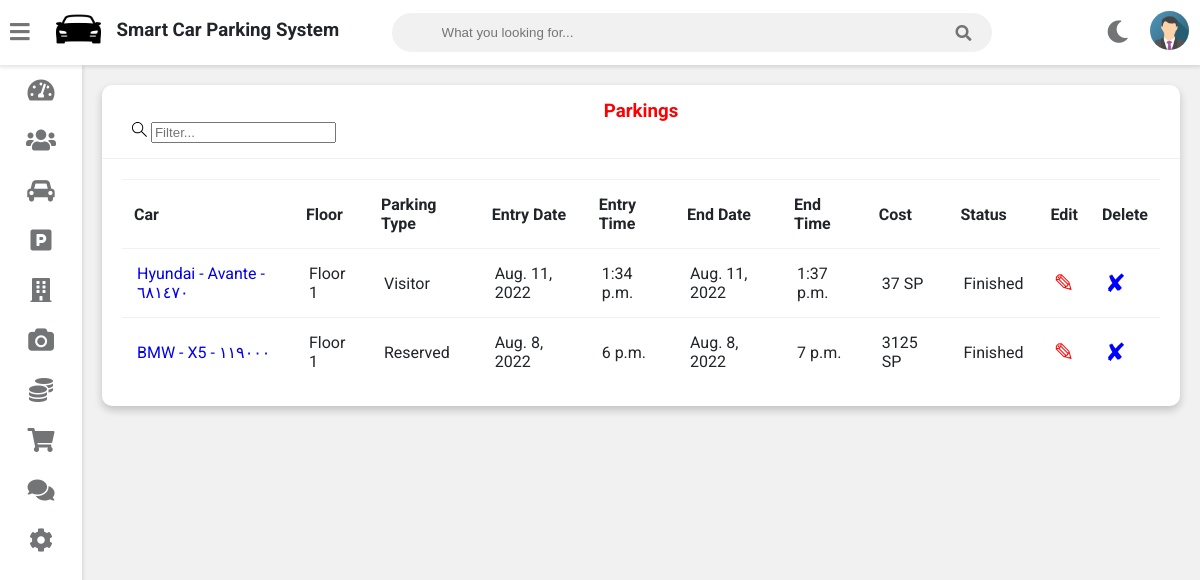
The app's page /park/view (signed in) with its own data.
### core/models.py (models this page shows, shortened)
class Parking(models.Model):
    car   = models.ForeignKey(Car, on_delete=models.SET_NULL, null=True)
    floor = models.ForeignKey(Floor, on_delete=models.SET_NULL, null=True, blank=True)
    PARKINGS_TYPES = (
        ('Visitor', 'Visitor'),
        ('Reserved', 'Reserved'),
    )
    parking_type = models.CharField(max_length=100, choices=PARKINGS_TYPES)
    entry_date = models.DateField()
    entry_time = models.TimeField()
    end_date   = models.DateField(null=True, blank=True)
    end_time   = models.TimeField(null=True, blank=True)
    cost       = models.IntegerField(null=True, blank=True)
    STATUS_CHOICES = (
        ('Pending', 'Pending'),
        ('Active', 'Active'),
        ('Finished', 'Finished')
    )
    status = models.CharField(max_length=100, choices=STATUS_CHOICES)
    class Meta:
        ordering = ['-entry_date']

class Car(models.Model):
    owner = models.ForeignKey(User, on_delete=models.SET_NULL, null=True, related_name='users')
    brand = models.ForeignKey(Brand, on_delete=models.SET_NULL, null=True)
    plate_number = models.CharField(max_length=100)
    color        = models.CharField(max_length=100)
    def __str__(self):
        return str(self.brand) + ' - ' + str(self.plate_number)

class Brand(models.Model):
    name  = models.CharField(max_length=200, null=False)
    model = models.CharField(max_length=200, null=True, blank=True)
    def __str__(self):
        return str(self.name) + ' - ' + str(self.model)

class Floor(models.Model):
    floor_number = models.IntegerField(null=True, blank=True)
    num_of_parks = models.IntegerField(null=True, blank=True)
    busy_parks   = models.IntegerField(null=False, default=0)
    is_free      = models.BooleanField(null=False, default=True)
    def __str__(self):
        return 'Floor '+str(self.floor_number)

### parkings/views.py (the view)
# urls.py: path('view', views.showParkings, name='show-parkings'),
@login_required
def showParkings(request):
    q = request.GET.get('q') if request.GET.get('q') != None else ''    # filtering value
    parkings = []
    if q is not '':
        splited_phrase = q.split()
        if splited_phrase[0] == 'floor':
            parkings = Parking.objects.filter(
                Q(floor__floor_number=splited_phrase[1])
            )
        else:
            parkings = Parking.objects.filter(
                Q(entry_date__contains=q) |
                Q(end_date__contains=q) |
                Q(car__brand__name__contains=q) |
                Q(parking_type__contains=q) |
                Q(status__contains=q)
            )
    else:
        parkings = Parking.objects.all()
    context = {'parkings': parkings}
    return render(request, 'parkings_list.html', context)

### parkings/templates/parkings_list.html (shortened to what this page needs)
{% extends 'vehicle/adminbase.html' %}
{% block content %}
<div class="wrapper">
  <div class="row">
    <div class="col-12 col-m-12 col-sm-12">
      <div class="card">
        <div class="card-header">
          <h3 style="color: red; text-align: center">
          Parkings
          </h3>
            <form action="{% url 'show-parkings' %}" method="GET" class="header__search">
              <label>
                <input name="q" placeholder="Filter..." />
              </label>
            </form>
        </div>
        <div class="card-content">
          <table>
            <thead>
              <tr>
                <th>Car</th>
                <th>Floor</th>
                <th>Parking Type</th>
                <th>Entry Date</th>
                <th>Entry Time</th>
                <th>End Date</th>
                <th>End Time</th>
                <th>Cost</th>
                <th>Status</th>
                <th>Edit</th>
                <th>Delete</th>
              </tr>
            </thead>
            <tbody>
        {% for parking in parkings %}
			  <tr>
        {% if parking.car != None %}
				<td><a href="{% url 'cars:car-details' parking.car.id %}" style="text-decoration: none;">{{ parking.car }}</a></td>
        {% else %}
        <td>- - - - -</td>
        {% endif %}
        {% if parking.floor != None %}
				<td>{{ parking.floor }}</td>
        {% else %}
        <td>- - - - -</td>
        {% endif %}
				<td>{{ parking.parking_type }}</td>
				<td>{{ parking.entry_date }}</td>
        <td>{{ parking.entry_time }}</td>
        {% if parking.end_date != None %}
				<td>{{ parking.end_date }}</td>
        {% else %}
        <td>- - - - - -</td>
        {% endif %}
				{% if parking.end_time != None %}
				<td>{{ parking.end_time }}</td>
        {% else %}
        <td>- - - - - -</td>
        {% endif %}
        {% if parking.cost != None %}
        <td>{{ parking.cost }} SP</td>
        {% else %}
        <td>- - - -</td>
        {% endif %}
        <td>{{ parking.status }}</td>
                <td>
                  <a href="{% url 'update-parking' parking.id  %}"
                     style="color: red; text-decoration: none; font-size: 25px">&#9998;</a>
                </td>
                <td>
					<a href="{% url 'delete-parking' parking.id %}"
                     style="color: blue; text-decoration: none; font-size: 25px">&#10008;</a>
                </td>
              </tr>
              {% endfor %}
            </tbody>
          </table>
        </div>
      </div>
    </div>
  </div>
  <br /><br /><br /><br /><br /><br /><br /><br /><br /><br /><br /><br /><br /><br /><br /><br />
</div>
{% endblock content %}

### templates/vehicle/adminbase.html (shortened to what this page needs)
<!DOCTYPE html>
{% load static %}
<html>
<head>
	<link rel="stylesheet" type="text/css" href="https://cdnjs.cloudflare.com/ajax/libs/Chart.js/2.9.3/Chart.min.css">
	<link rel="stylesheet" type="text/css" href="{% static 'fontawesome-free/css/all.min.css' %}">
	<link rel="stylesheet" href="{% static 'assets/fonts/font-awesome-4.7.0/css/font-awesome.min.css' %}">
	<link rel="stylesheet" type="text/css" href="{% static 'style.css' %}">
</head>
<body class="overlay-scrollbar">
	<div class="navbar">
		<ul class="navbar-nav">
			<li class="nav-item">
				<a class="nav-link">
					<i class="fas fa-bars" onclick="collapseSidebar()"></i>
				</a>
			</li>
			<li class="nav-item logo-icon">
				<img width="45rem" height="42rem" src="{% static 'images/car-icon.jpg' %}" />
			</li>
			<li class="nav-item">
				<h3>Smart Car Parking System</h3>
			</li>
		</ul>
		<form class="navbar-search">
			<input type="text" name="Search" class="navbar-search-input" placeholder="What you looking for...">
			<i class="fas fa-search"></i>
		</form>
		<ul class="navbar-nav nav-right">
			<li class="nav-item mode">
				<a class="nav-link" href="#" onclick="switchTheme()">
					<i class="fas fa-moon dark-icon"></i>
				</a>
			</li>
			<li class="nav-item avt-wrapper">
				<div class="avt dropdown">
					<img src="{% static 'images/admin.png' %}"
						 alt="User image"
						 class="dropdown-toggle"
						 data-toggle="user-menu">
				</div>
			</li>
		</ul>
	</div>
	<div class="sidebar">
		<ul class="sidebar-nav">
			<li class="sidebar-nav-item">
				<a href="/admin-dashboard" class="sidebar-nav-link">
					<div>
						<i class="fas fa-tachometer-alt"></i>
					</div>
				</a>
			</li>
			<li class="sidebar-nav-item">
				<a href="{% url 'manage-users' %}" class="sidebar-nav-link">
					<div>
						<i class="fas fa-users"></i>
					</div>
				</a>
			</li>
			<li class="sidebar-nav-item">
				<a href="{% url 'cars:cars-home' %}" class="sidebar-nav-link">
					<div>
						<i class="fa fa-car" style="font-size:24px"></i>
					</div>
				</a>
			</li>
			<li class="sidebar-nav-item">
				<a href="{% url 'parkings-home' %}" class="sidebar-nav-link">
					<div>
						<i class="fas fa-parking" style="font-size:24px"></i>
					</div>
				</a>
			</li>
			<li class="sidebar-nav-item">
				<a href="{% url 'floors-home' %}" class="sidebar-nav-link">
					<div>
						<i class="fas fa-building" style="font-size:24px"></i>
					</div>
				</a>
			</li>
			<li class="sidebar-nav-item">
				<a href="{% url 'cameras-home' %}" class="sidebar-nav-link">
					<div>
						<i class="fa fa-camera" style="font-size:24px"></i>
					</div>
				</a>
			</li>
			<li class="sidebar-nav-item">
				<a href="/admin-report" class="sidebar-nav-link">
					<div>
						<i class="fas fa-coins"></i>
					</div>
				</a>
			</li>
			<li class="sidebar-nav-item">
				<a href="#" class="sidebar-nav-link">
					<div>
						<i class="fas fa-shopping-cart"></i>
					</div>
				</a>
			</li>
			<li class="sidebar-nav-item">
				<a href="{% url 'feedbacks:admin-feedback' %}" class="sidebar-nav-link">
					<div>
						<i class="fas fa-comments"></i>
					</div>
				</a>
			</li>
			<li class="sidebar-nav-item">
				<a href="{% url 'settings:site-settings' %}" class="sidebar-nav-link">
					<div>
						<i class="fas fa-cog"></i>
					</div>
				</a>
			</li>
		</ul>
	</div>
	<div>
		<div class="content">
			{% block content %}
			{% endblock content %}
		</div>
	</div>
</body>
</html>

### static/style.css (style rules this page uses)
:root { --primary-color: #4834d4; --success-color: #6ab04c; --warning-color: #f0932b; --danger-color: #eb4d4b; --light-color: #212529; --light-second-color: #727475; --light-background: #ffffff; --light-second-background: #f1f1f1; --dark-color: #909090; --dark-second-color: #f5f6fa; --dark-background: #23242D; --dark-second-background: #181818; }
.light { --main-bg-color: var(--light-background); --second-bg-color: var(--light-second-background); --main-color: var(--light-color); --second-color: var(--light-second-color); }
* { box-sizing: border-box; }
body { font-family: 'Roboto', sans-serif; background: var(--main-bg-color); color: var(--main-color); margin: 0; }
.navbar { display: flex; flex-direction: row; background: var(--main-bg-color); color: var(--main-color); position: fixed; top: 0; right: 0; left: 0; z-index: 101; box-shadow: rgba(0,0,0,0.12) 0px 1px 4px 1px; }
.navbar-nav { list-style: none; display: flex; flex-direction: row; padding-left: 0; margin-bottom: 0; margin-top: 0; }
.nav-link { float: left; text-align: center; padding: 21px 10px; text-decoration: none; font-size: 17px; color: var(--second-color); position: relative; }
.navbar-nav i { font-size: 1.4rem; }
.nav-right { margin-left: auto; }
.navbar-search { position: relative; margin: auto; width: 50%; }
.navbar-search input { background: var(--second-bg-color); border: none; padding: 12px 50px 12px 50px; width: 100%; outline: none; color: var(--main-color); border-radius: 20px; }
.navbar-search i { position: absolute; top: 50%; right: 20px; transform: translateY(-50%); color: var(--second-color); cursor: pointer; }
.avt img { width: 39px; height: 39px; border-radius: 50%; }
.avt { padding: 11px }
.dropdown { position: relative; }
.wrapper { padding: 10px; margin-left: 82px; padding-top: 75px; background: var(--second-bg-color); transition: margin-left .5s; }
.sidebar { width: 82px; height: 100vh; position: fixed; margin-top: 65px; background: var(--main-bg-color); box-shadow: rgba(0,0,0,0.12) 0px 1px 4px 1px; overflow: hidden; z-index: 100; transition: width .5s; }
.sidebar-nav { list-style: none; padding: 0; margin: 0; display: flex; flex-direction: column; align-items: center; height: 100vh; }
.sidebar-nav-item { width: 100%; }
.sidebar-nav-link { display: flex; align-items: center; color: var(--main-color); text-decoration: none; }
.sidebar-nav-link i { font-size: 1.5rem; color: var(--second-color); position: absolute; left: 50%; top: 50%; transform: translate(-50%, -50%); }
.sidebar-nav-link div { min-width: 82px; height: 50px; position: relative; }
.row { display: flex; flex-wrap: wrap; flex-direction: row; }
.row:after, .row:before { box-sizing: border-box; }
[class*="col-"] { padding: 10px; }
@media only screen and (min-width: 600px) { .col-sm-12 { width: 100%; } }
@media only screen and (min-width: 768px) { .col-m-12 { width: 100%; } }
@media only screen and (min-width: 992px) { .col-12 { width: 100%; } }
.card { background: var(--main-bg-color); color: var(--main-color); border-radius: 10px; margin-bottom: 10px; box-shadow: 0 4px 8px 0 rgba(0,0,0,0.2); }
.card-header { padding: 15px 30px; border-bottom: 1px solid var(--second-bg-color); position: relative; }
.card-header h3 { margin: 0; }
.card-content { padding: 20px; overflow-x: auto; }
table { border-collapse: collapse; width: 100%; }
table td { border-top: 1px solid var(--second-bg-color); padding: 15px; }
table th { border-top: 1px solid var(--second-bg-color); border-bottom: 1px solid var(--second-bg-color); padding: 15px 12px; text-align: left; }
.logo-icon { padding-right: 1rem; padding-left: 1rem; padding-top: 0.5rem; }

### records on screen
Parking: car "Hyundai - Avante - ٦٨١٤٧٠", floor "Floor 1", parking_type "Visitor", entry_date "Aug. 11, 2022", entry_time "1:34 p.m.", end_date "Aug. 11, 2022", end_time "1:37 p.m.", cost "37", status "Finished"
Parking: car "BMW - X5 - ١١٩٠٠٠", floor "Floor 1", parking_type "Reserved", entry_date "Aug. 8, 2022", entry_time "6 p.m.", end_date "Aug. 8, 2022", end_time "7 p.m.", cost "3125", status "Finished"
